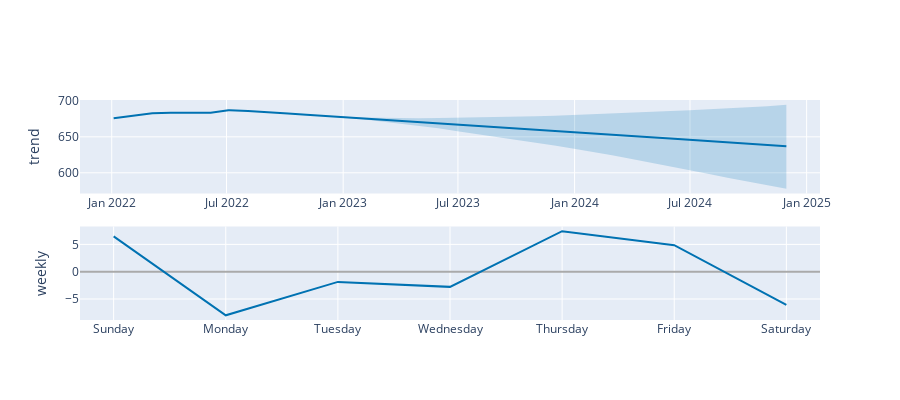

Write notebook code for a chart like this one.
### Code cell
plot_components_plotly(m,forecast)
